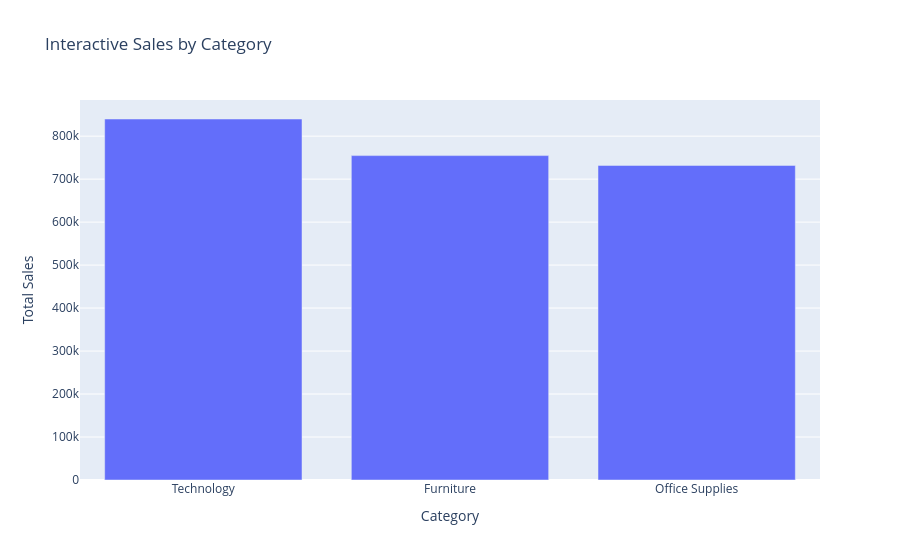

Notebook source saved alongside this figure:
### Code cell
# Interactive bar chart: Sales by Category
category_sales_df = (
    df.groupby("category", as_index=False)["sales"]
    .sum()
    .sort_values("sales", ascending=False)
)

fig = px.bar(
    category_sales_df,
    x="category",
    y="sales",
    title="Interactive Sales by Category",
    labels={"category": "Category", "sales": "Total Sales"}
)

fig.show()

### Figure 1 — Plotly figure (JSON) as saved in the notebook; plotly's stock layout.template omitted (floating-point values rounded to 4 significant figures)
{"data": [{"hovertemplate": "Category=%{x}<br>Total Sales=%{y}<extra></extra>", "legendgroup": "", "marker": {"color": "#636efa", "pattern": {"shape": ""}}, "name": "", "orientation": "v", "showlegend": false, "textposition": "auto", "type": "bar", "x": ["Technology", "Furniture", "Office Supplies"], "xaxis": "x", "y": [839900.0, 754700.0, 731900.0], "yaxis": "y"}], "layout": {"barmode": "relative", "legend": {"tracegroupgap": 0}, "title": {"text": "Interactive Sales by Category"}, "xaxis": {"anchor": "y", "domain": [0, 1], "title": {"text": "Category"}}, "yaxis": {"anchor": "x", "domain": [0, 1], "title": {"text": "Total Sales"}}}}
